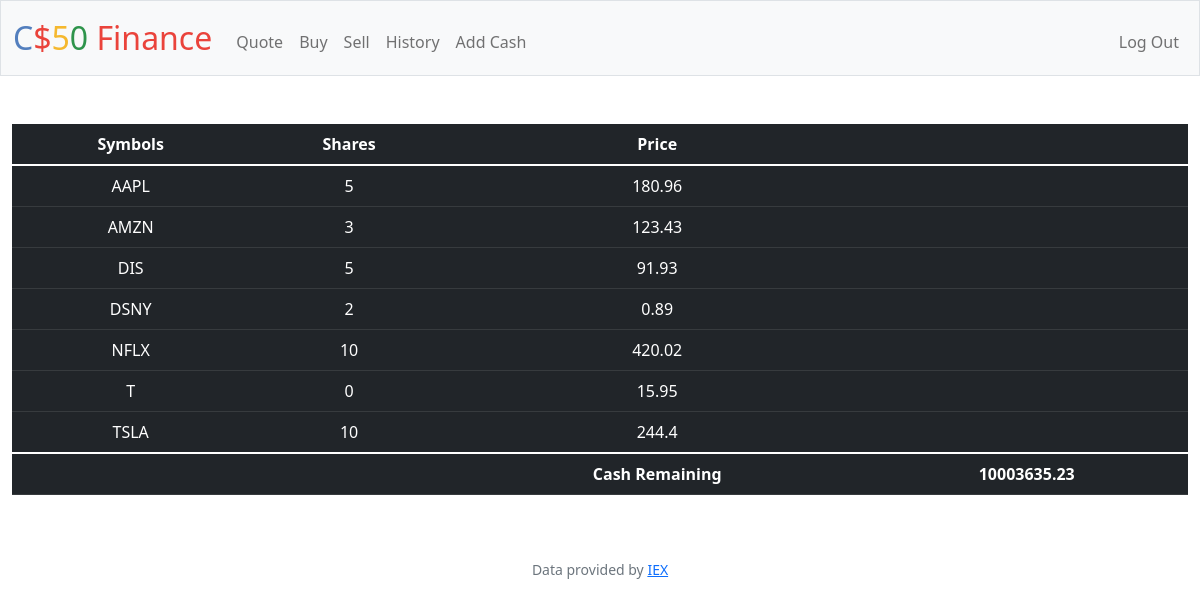
The page / (signed in) on the database its author committed.
### tables this page shows
CREATE TABLE 'transactions' ('id' INTEGER PRIMARY KEY AUTOINCREMENT NOT NULL, 'user_id' INTEGER, 'symbol' TEXT, 'shares' INTEGER, 'price' REAL, 'date' DATETIME DEFAULT CURRENT_TIMESTAMP);

CREATE TABLE users (id INTEGER PRIMARY KEY AUTOINCREMENT NOT NULL, username TEXT NOT NULL, hash TEXT NOT NULL, cash NUMERIC NOT NULL DEFAULT 10000.00);

### app.py (the view)
@app.route("/")
@login_required
def index():
    user_id = session["user_id"]
    transactions_db = db.execute("SELECT symbol, SUM(shares) AS shares, price FROM transactions WHERE user_id = ? GROUP BY symbol", user_id)
    cash_db = db.execute("SELECT cash FROM users WHERE id = ?", user_id)
    cash = cash_db[0]["cash"]
    return render_template("index.html", database = transactions_db, cash = cash)

### app.py (called while the page is built)
@app.after_request
def after_request(response):
    response.headers["Cache-Control"] = "no-cache, no-store, must-revalidate"
    response.headers["Expires"] = 0
    response.headers["Pragma"] = "no-cache"
    return response

### helpers.py (called while the page is built)
def login_required(f):
    @wraps(f)
    def decorated_function(*args, **kwargs):
        if session.get("user_id") is None:
            return redirect("/login")
        return f(*args, **kwargs)
    return decorated_function

### templates/index.html (shortened to what this page needs)
{% extends "layout.html" %}
{% block main %}
    <table class="table table-dark table-stripped">
        <thead>
            <tr>
                <th scope="col">Symbols</th>
                <th scope="col">Shares</th>
                <th scope="col">Price</th>
                <th scope="col"></th>
            </tr>
        </thead>
        <tbody>
            {% for row in database %}
            <tr>
                <td>{{ row["symbol"] }}</td>
                <td>{{ row["shares"] }}</td>
                <td>{{ row["price"] }}</td>
                <td></td>
            </tr>
            {% endfor %}
        </tbody>
        <tfoot>
            <tr>
                <td></td>
                <td></td>
                <th scope="1">Cash Remaining</th>
                <th>{{ cash }}</th>
            </tr>
        </tfoot>
    </table>
{% endblock %}

### templates/layout.html (shortened to what this page needs)
<!DOCTYPE html>
<html lang="en">
    <head>
        <link href="https://cdn.jsdelivr.net/npm/bootstrap@5.1.3/dist/css/bootstrap.min.css" rel="stylesheet">
        <link href="/static/styles.css" rel="stylesheet">
    </head>
    <body>
        <nav class="bg-light border navbar navbar-expand-md navbar-light">
            <div class="container-fluid">
                <a class="navbar-brand" href="/"><span class="blue">C</span><span class="red">$</span><span class="yellow">5</span><span class="green">0</span> <span class="red">Finance</span></a>
                <div class="collapse navbar-collapse" id="navbar">
                    {% if session["user_id"] %}
                        <ul class="navbar-nav me-auto mt-2">
                            <li class="nav-item"><a class="nav-link" href="/quote">Quote</a></li>
                            <li class="nav-item"><a class="nav-link" href="/buy">Buy</a></li>
                            <li class="nav-item"><a class="nav-link" href="/sell">Sell</a></li>
                            <li class="nav-item"><a class="nav-link" href="/history">History</a></li>
                            <li class="nav-item"><a class="nav-link" href="/add_cash">Add Cash</a></li>
                        </ul>
                        <ul class="navbar-nav ms-auto mt-2">
                            <li class="nav-item"><a class="nav-link" href="/logout">Log Out</a></li>
                        </ul>
                    {% else %}
                        <ul class="navbar-nav ms-auto mt-2">
                            <li class="nav-item"><a class="nav-link" href="/register">Register</a></li>
                            <li class="nav-item"><a class="nav-link" href="/login">Log In</a></li>
                        </ul>
                    {% endif %}
                </div>
            </div>
        </nav>
        <main class="container-fluid py-5 text-center">
            {% block main %}{% endblock %}
        </main>
        <footer class="mb-5 small text-center text-muted">
            Data provided by <a href="https://iexcloud.io/">IEX</a>
        </footer>
    </body>
</html>

### static/styles.css (style rules this page uses)
nav .navbar-brand { font-size: xx-large; }
nav .navbar-brand .blue { color: #537fbe; }
nav .navbar-brand .red { color: #ea433b; }
nav .navbar-brand .yellow { color: #f5b82e; }
nav .navbar-brand .green { color: #2e944b; }

### rows shown on the page
transactions: symbol "AAPL", shares "5", price "180.96"
transactions: symbol "AMZN", shares "3", price "123.43"
transactions: symbol "DIS", shares "5", price "91.93"
transactions: symbol "DSNY", shares "2", price "0.89"
transactions: symbol "TSLA", shares "10", price "244.4"
users: cash "10003635.23"

### other values the page prints
{{ row["symbol"] }} "NFLX" "T"
{{ row["shares"] }} "10" "0"
{{ row["price"] }} "420.02" "15.95"
